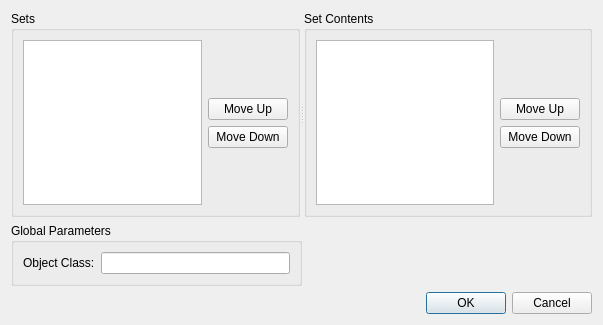
<?xml version="1.0" encoding="utf-8"?>
<!--
######################################################################################################################
# Copyright (C) 2017 - 2019 Spine project consortium
# This file is part of Spine Toolbox.
# Spine Toolbox is free software: you can redistribute it and/or modify it under the terms of the GNU Lesser General
# Public License as published by the Free Software Foundation, either version 3 of the License, or (at your option)
# any later version. This program is distributed in the hope that it will be useful, but WITHOUT ANY WARRANTY;
# without even the implied warranty of MERCHANTABILITY or FITNESS FOR A PARTICULAR PURPOSE. See the GNU Lesser General
# Public License for more details. You should have received a copy of the GNU Lesser General Public License along with
# this program. If not, see <http://www.gnu.org/licenses/>.
######################################################################################################################
-->
<ui version="4.0">
 <class>Form</class>
 <widget class="QWidget" name="Form">
  <property name="geometry">
   <rect>
    <x>0</x>
    <y>0</y>
    <width>603</width>
    <height>325</height>
   </rect>
  </property>
  <property name="windowTitle">
   <string>Gdx Export Settings</string>
  </property>
  <layout class="QVBoxLayout" name="verticalLayout_4">
   <item>
    <widget class="QSplitter" name="splitter">
     <property name="orientation">
      <enum>Qt::Horizontal</enum>
     </property>
     <widget class="QGroupBox" name="groupBox">
      <property name="title">
       <string>Sets</string>
      </property>
      <layout class="QHBoxLayout" name="horizontalLayout">
       <item>
        <widget class="QListView" name="set_list_view"/>
       </item>
       <item>
        <layout class="QVBoxLayout" name="verticalLayout">
         <item>
          <spacer name="verticalSpacer">
           <property name="orientation">
            <enum>Qt::Vertical</enum>
           </property>
           <property name="sizeHint" stdset="0">
            <size>
             <width>20</width>
             <height>40</height>
            </size>
           </property>
          </spacer>
         </item>
         <item>
          <widget class="QPushButton" name="set_move_up_button">
           <property name="text">
            <string>Move Up</string>
           </property>
          </widget>
         </item>
         <item>
          <widget class="QPushButton" name="set_move_down_button">
           <property name="text">
            <string>Move Down</string>
           </property>
          </widget>
         </item>
         <item>
          <spacer name="verticalSpacer_2">
           <property name="orientation">
            <enum>Qt::Vertical</enum>
           </property>
           <property name="sizeHint" stdset="0">
            <size>
             <width>20</width>
             <height>40</height>
            </size>
           </property>
          </spacer>
         </item>
        </layout>
       </item>
      </layout>
     </widget>
     <widget class="QGroupBox" name="groupBox_2">
      <property name="title">
       <string>Set Contents</string>
      </property>
      <layout class="QHBoxLayout" name="horizontalLayout_2">
       <item>
        <widget class="QListView" name="record_list_view"/>
       </item>
       <item>
        <layout class="QVBoxLayout" name="verticalLayout_2">
         <item>
          <spacer name="verticalSpacer_3">
           <property name="orientation">
            <enum>Qt::Vertical</enum>
           </property>
           <property name="sizeHint" stdset="0">
            <size>
             <width>20</width>
             <height>40</height>
            </size>
           </property>
          </spacer>
         </item>
         <item>
          <widget class="QPushButton" name="record_move_up_button">
           <property name="text">
            <string>Move Up</string>
           </property>
          </widget>
         </item>
         <item>
          <widget class="QPushButton" name="record_move_down_button">
           <property name="text">
            <string>Move Down</string>
           </property>
          </widget>
         </item>
         <item>
          <spacer name="verticalSpacer_4">
           <property name="orientation">
            <enum>Qt::Vertical</enum>
           </property>
           <property name="sizeHint" stdset="0">
            <size>
             <width>20</width>
             <height>40</height>
            </size>
           </property>
          </spacer>
         </item>
        </layout>
       </item>
      </layout>
     </widget>
    </widget>
   </item>
   <item>
    <layout class="QHBoxLayout" name="horizontalLayout_3">
     <item>
      <widget class="QGroupBox" name="groupBox_3">
       <property name="sizePolicy">
        <sizepolicy hsizetype="Preferred" vsizetype="Fixed">
         <horstretch>0</horstretch>
         <verstretch>0</verstretch>
        </sizepolicy>
       </property>
       <property name="title">
        <string>Global Parameters</string>
       </property>
       <layout class="QVBoxLayout" name="verticalLayout_3">
        <item>
         <layout class="QFormLayout" name="formLayout">
          <item row="0" column="0">
           <widget class="QLabel" name="label">
            <property name="text">
             <string>Object Class:</string>
            </property>
           </widget>
          </item>
          <item row="0" column="1">
           <widget class="QLineEdit" name="lineEdit"/>
          </item>
         </layout>
        </item>
       </layout>
      </widget>
     </item>
     <item>
      <spacer name="horizontalSpacer">
       <property name="orientation">
        <enum>Qt::Horizontal</enum>
       </property>
       <property name="sizeHint" stdset="0">
        <size>
         <width>40</width>
         <height>20</height>
        </size>
       </property>
      </spacer>
     </item>
    </layout>
   </item>
   <item>
    <widget class="QDialogButtonBox" name="button_box">
     <property name="standardButtons">
      <set>QDialogButtonBox::Cancel|QDialogButtonBox::Ok</set>
     </property>
    </widget>
   </item>
  </layout>
 </widget>
 <resources/>
 <connections/>
</ui>
